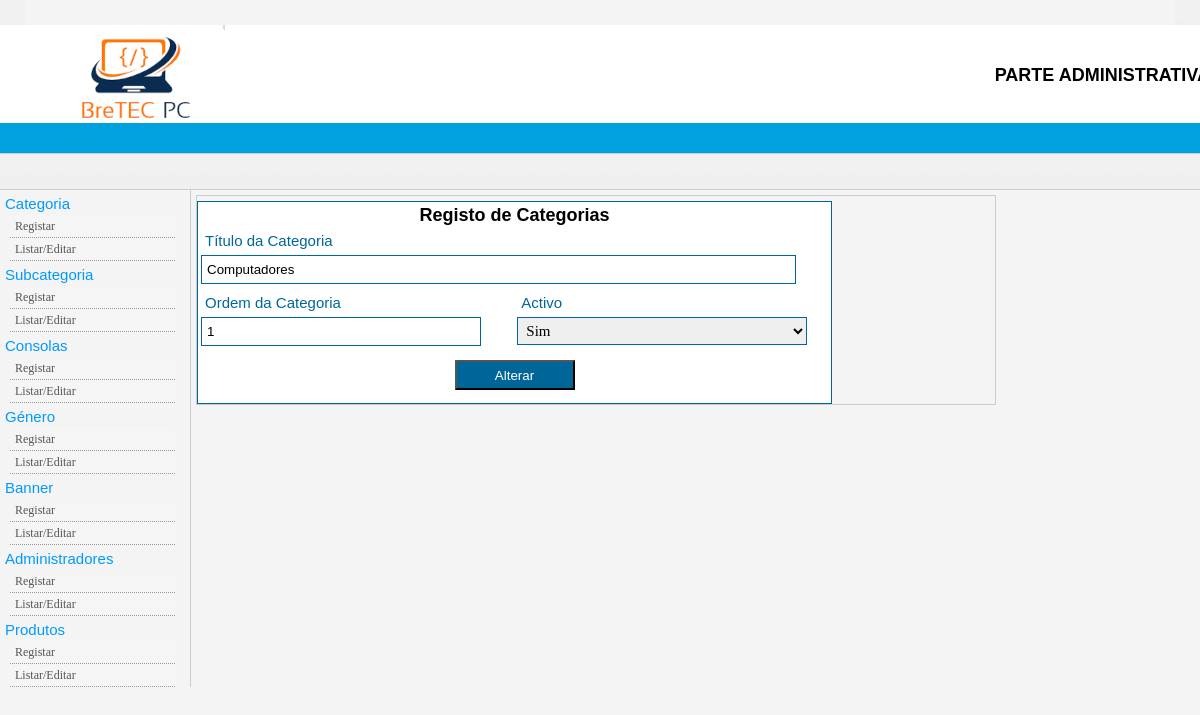
Page /admin/index.php?link=3&acao=Alterar&id=1 on the committed database.
### tables this page shows
CREATE TABLE `categorias` (
  `id_categoria` int(11) NOT NULL,
  `categoria` varchar(150) NOT NULL,
  `ordem_categoria` int(11) NOT NULL,
  `activo_categoria` varchar(1) NOT NULL DEFAULT 'S'
);

### admin/classes/conexaoMySQL.php (called while the page is built, shortened)
<?php
	class conexaoMySQL
	{
		protected $conexao;
		public function __construct()
		{
			$this->banco		="lojabre";
		}
		function conectar()
		{
	     	$this->conexao = mysqli_connect('localhost', 'root', '', 'lojabre');
		}
		function executarSQL($sql)
		{
			$this->qry = mysqli_query($this->conexao, $sql);
			return $this->qry;
		}
		function listar($qr)
		{
			$this->dados= mysqli_fetch_assoc($qr);
			return $this->dados;
		}
	}
?>

### admin/classes/DadosDoBanco.php (called while the page is built, shortened)
<?php
include_once("conexaoMySQL.php");
class DadosCategoria extends conexaoMySQL{
	private $id, $categoria, $ordem_categoria, $activo_categoria;
	public function setId($id){
		$this->id = $id;
	}
	public function getCategoria(){
		return $this-> categoria;
	}
	public function getOrdemCategoria(){
		return $this-> ordem_categoria;
	}
	public function getAtivo(){
		return $this-> activo_categoria;
	}
public function mostrarCategoria(){
	$sql= "SELECT * FROM categorias WHERE id_categoria= '$this->id'";
	$qry = self::executarSQL($sql);
	$linha = self::listar($qry);
	$this->id 				= $linha["id_categoria"];
	$this->categoria  		= $linha["categoria"];
	$this->ordem_categoria  = $linha["ordem_categoria"];
	$this->activo_categoria  = $linha["activo_categoria"];
}
}
?>

### admin/frm/frm_categorias.php (the view, shortened to what this page needs)
<?php
	@$acao = $_GET["acao"];
	@$id	  = $_GET["id"];
	if($acao !=""){
		include_once("./classes/DadosDoBanco.php");
		$dados = new DadosCategoria();
		$dados->setId($id);
		$dados->mostrarCategoria();
		$txt_titulo = $dados-> getCategoria();
		$txt_ordem 	= $dados-> getOrdemCategoria();
		$txt_ativo  = $dados-> getAtivo();
	}
?>
<div id="formulario">
	<h2> Registo de Categorias </h2>
	<form action="./op/op_categorias.php" method="post" enctype="multipart/form-data">
		<label>
			<span class="titulo">Título da Categoria </span>
			<input type="text" name="txt_titulo" id="txt_titulo" value="<?php echo @$txt_titulo ?>">
		</label>
		<div class="dois-campos">
			<label>
				<span class="titulo">Ordem da Categoria </span>
				<input type="text" name="txt_ordem" id="txt_ordem" value="<?php echo @$txt_ordem ?>">
			</label>
			<label>
				<span class="titulo">Activo </span>
				<select name="txt_ativo" id="txt_ativo">
					<option value="S" <?php if(@$txt_ativo=="S")echo "selected" ?>> Sim </option>
				</select>
			</label>
		</div>
		<input type="submit" value="<?php if ($acao!=""){ echo $acao;} else{echo "Inserir";} ?>" class="botao" />
	</form>
</div>

### admin/estilos.css (style rules this page uses)
* { margin: 0; padding: 0; box-sizing: border-box; font-family: Verdana, Geneva, Tahoma, sans-serif; }
body { font-family: 'Trebuchet MS', 'Lucida Sans Unicode', 'Lucida Grande', 'Lucida Sans', Arial, sans-serif; font-size: 12px; background: #f4f4f4; }
#direito h2 { text-align: center; }
#formulario { width: 635px; padding: 3px; background: #fff; margin-top: 5px; border: 1px solid #069; }
#formulario label { display: block; }
#formulario label span.titulo { font: 15px tahoma, arial, helvetica; color: #069; display: block; float: left; width: 100%; margin: 6px 4px; }
#formulario label input[type=text], #formulario label input[type=password] { padding: 6px 5px; background: #fff; border: solid 1px #069; width: 595px; outline: none; }
#formulario .dois-campos, #formulario .tres-campos { padding: 4px 0; width: 630px; margin-bottom: 3px; }
#formulario .dois-campos label { width: 305px; margin-right: 8px; }
#formulario .dois-campos label { display: inline-table; width: 305px; margin-right: 8px; }
#formulario .dois-campos label input[type=text] { width: 280px; }
#formulario .dois-campos label select { padding: 4px; width: 290px; font: 15px tahoma; border: solid 1px #069; }
#formulario .botao { width: 120px; display: block; height: 30px; margin: 10px auto; cursor: pointer; background: #069; color: #fff; }

### rows in the picture
categorias: txt_titulo "Computadores", txt_ordem "1", txt_ativo "Sim"
